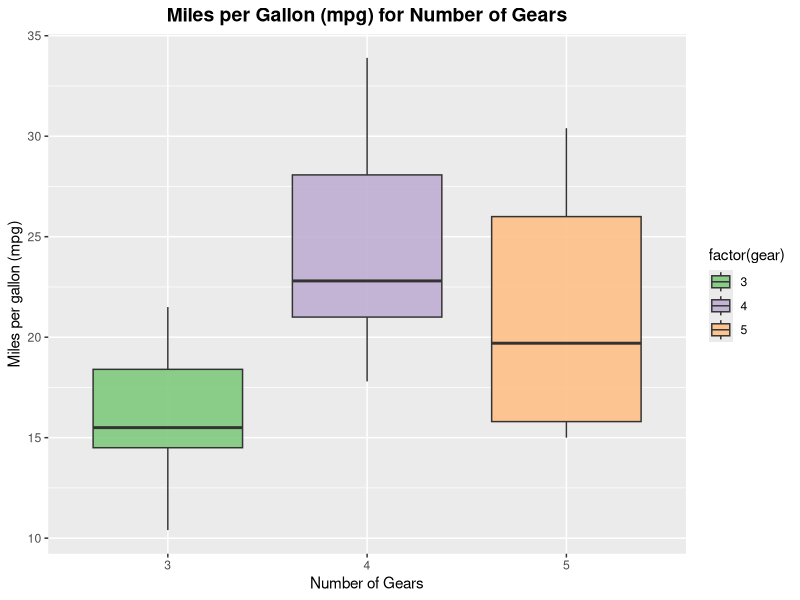
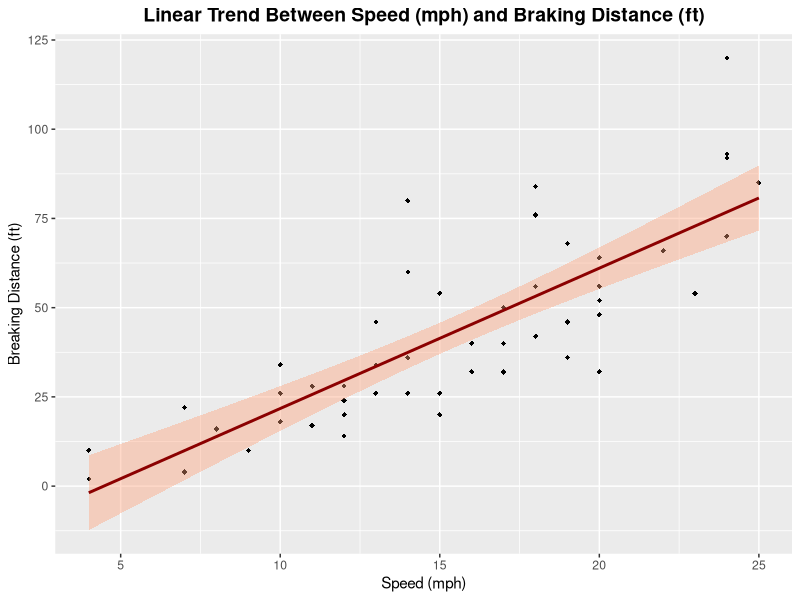
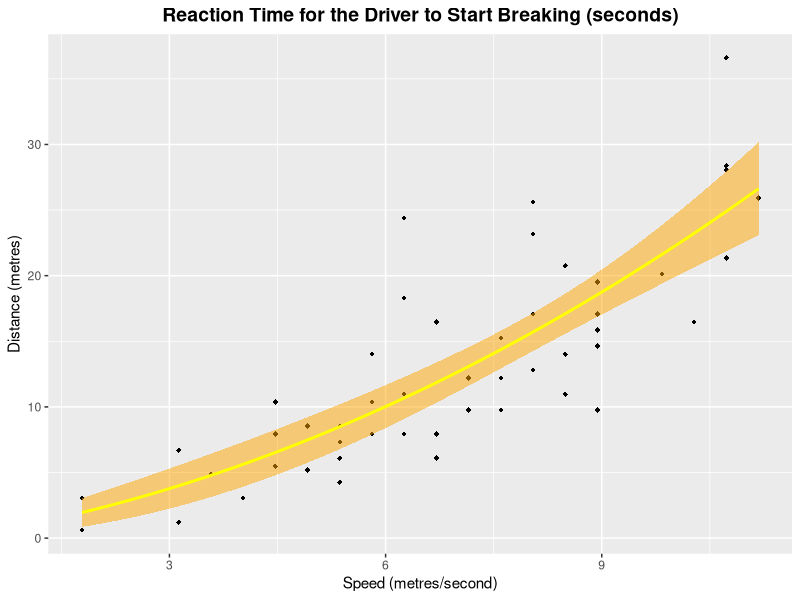

Write R code to recreate these figures, in order.
## ---- chunk 1
#Pass a vector 5-55 to sum, to add the elements together.
sum(5:55)
## ---- chunk 2
#function called sumfun that takes n and passes a vector 5:n and then tested with 3 calculations inputs
sumfun <- function(n) 
  sum(5:n)

sumfun(10)
sumfun(20)
sumfun(100)
## ---- chunk 3
#fibonacci <- interpret length as numbers(12)
#for fibonacci positions [1] + [2] = 1
#for fibonacci positions 3:12 = take sum of two position values before a (a-2 positions, a-1 position)
fibonacci <- numeric(12)
fibonacci[1] <- fibonacci[2] <- 1
for (a in 3:12) fibonacci[a] <- fibonacci[a - 2] + fibonacci[a - 1]
print(fibonacci)
## ---- chunk 4
library(ggplot2)
data(mtcars)

ggplot(mtcars, aes(x= as.factor(gear), y=mpg, fill = factor(gear))) + 
  geom_boxplot(alpha=0.9) +
  labs(
    title = "Miles per Gallon (mpg) for Number of Gears",
    x = "Number of Gears",
    y = "Miles per gallon (mpg)") +
  theme(plot.title = element_text(size = 14, face = "bold", hjust = 0.5)) +
  scale_fill_brewer(palette="Accent")
## ---- chunk 5
data(cars)
simple.fit = lm(dist~speed, data=cars) #simple linear regression showing the relationship
summary(simple.fit)

# Fitted slope: 3.9324
# Intercept: -17.5791
# Standard errors: slope = 0.4155; intercept = 6.7584
# Variable units (from help(cars)): Speed (mph) & Stopping distance (ft)

# When range of speed covers 0, the average distance is -17.529. An increase in speed has a positive effect on the dependent variable distance with one unit increment of speed results in 3.932 increase in distance.
## ---- chunk 6
ggplot(cars, aes(x = speed, y = dist)) +
  geom_point(shape=18) +        #creates scatterplot + shape of points
  geom_smooth(method = "lm", color="darkred", fill="lightsalmon") +  #displays the linear regression line, specifying colour of line and standard errors.
  ggtitle("Linear Trend Between Speed (mph) and Braking Distance (ft)") +
  xlab("Speed (mph)") +
  ylab("Breaking Distance (ft)") +
  theme(plot.title = element_text(size = 14, face = "bold", hjust = 0.5))
## ---- chunk 7
data(cars)

cars$speedms <- (cars$speed*0.44704)   #mph -> metres/sec
cars$BDm <- (cars$dist)*0.305 #ft -> metres

#The braking distance can be split into two components:  
#Distance = Reaction Time Distance + Braking distance 

#As per the question, we can assume:
#Braking Distance ~ Speed^2

#Therefore we need to determine the reaction time distance relationship which should be directly proportional to the initial speed of the vehicle:
#Reaction Time Distance ~ Speed

#Putting this together we get the suggested model of:
#BDm ~ a*speedms + b*speedms^2 + c   and given distance = speed*time whereby a is the estimated reaction time.

# We can assume that when speed is equal to 0, distance is also equal 0 and can 
#therefore remove the implied intercept from the model so that the curve 
#intersects the axis at the origin by applying the -1 syntax at the end of our 
#formula as specified in the R documentation (y ~ x - 1)

mlr <- lm(BDm ~ speedms + I(speedms^2)-1,cars)
summary(mlr)
#Adjusted R-squared:  0.9097

#Therefore, the estimated driver reaction time equals the constant as 0.85 
#seconds. The p-values of each relationship are <0.05 and therefore significant 
#based on 95% confidence. This result is reasonable as on average, reaction times 
#are typically between 0.2 seconds and 0.9 s. (https://www.bbc.co.uk/bitesize/guides/zq4mfcw/revision/3)

ggplot(cars, aes(x = speedms, y = BDm)) +
  geom_point(shape=18) +
  geom_smooth(method = "lm", formula = "y ~ x + I(x^2)-1", alpha=0.5, colour="yellow", fill="orange") +
  ggtitle("Reaction Time for the Driver to Start Breaking (seconds)") +
  ylab("Distance (metres)") +
  xlab("Speed (metres/second)") +
  theme(plot.title = element_text(size = 14, face = "bold", hjust = 0.5))

